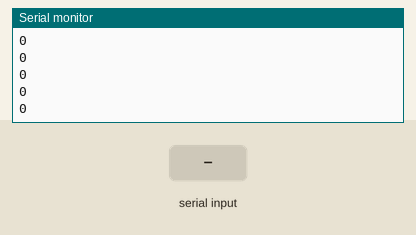
Simulated run of this sketch. Board: Arduino Uno, built with avr-gcc and run on an emulated ATmega328P. Shown: the last lines printed to the serial monitor. The test bench sets the inputs (shaded band).

Above: at 1.2 s.
1.3 s: byte 30 received over Serial
At 1.8 s:
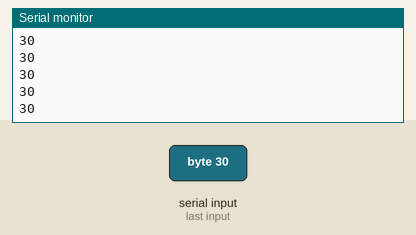
2.8 s: byte 90 received over Serial
At 3.4 s:
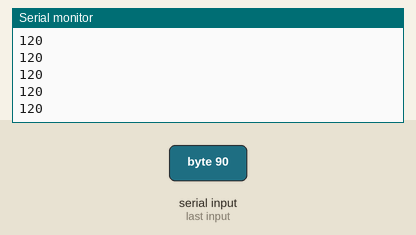
4.3 s: byte 120 received over Serial
At 4.9 s:
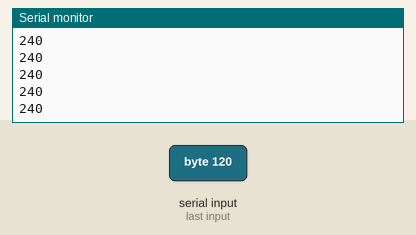
Timing chart, 0 to 7.3 s (numbered marks = the images above; inputs shaded):
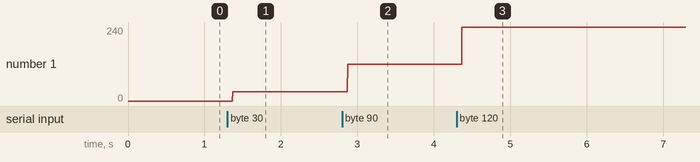

Measured:
- after the input at 1.3 s, the serial monitor: prints a new line after 0.07 s (image 1)
- after the input at 2.8 s, the serial monitor: prints a new line after 0.07 s (image 2)
- after the input at 4.3 s, the serial monitor: prints a new line after 0.07 s (image 3)
- plotted number 1: 0 → 30 after the input at 1.3 s, 30 → 120 after the input at 2.8 s, 120 → 240 after the input at 4.3 s

The sketch:

Drill05.ino
```cpp
unsigned long x;
void setup()
{
  Serial.begin(9600);
}

void loop()
{
  while(Serial.available())
  {
    x +=Serial.read();
  }
  Serial.println(x);
}
```
